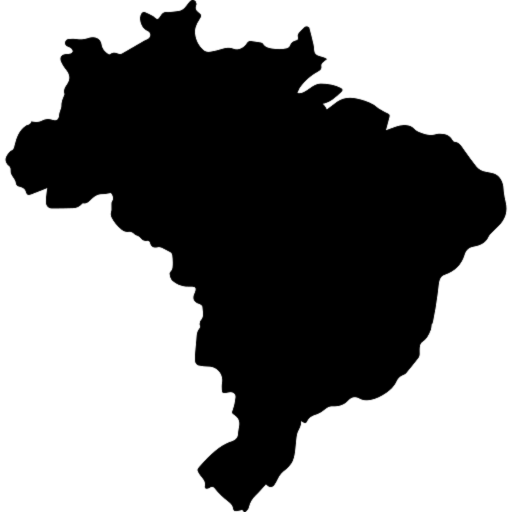
#> input picture assets/brazil.png, 1024 x 1024 px (shown at 1/2 size)
$ python main.py
#> lines starting #> are read from the running program, lines starting #| are printed output that depends on the picture; after the words box and inside, x2 and y2 are one past the last pixel; in counts of white or black regions, pixels touching at a corner belong together
import math
import random
import os
from copy import deepcopy

import matplotlib.pyplot as plt
import numpy as np
from datetime import datetime

from PIL import Image, ImageDraw, ImageFont


class Area:

    def __init__(
            self,
            net_pos: (int, int),
            img_pos: (int, int),
            predator: float = None,
            prey: float = None,
            prey_reproduction_rate_start: float = None,
            prey_reproduction_cycle_freq: float = None,
            predator_eating_rate: float = None,
            predator_dying_rate: float = None,
    ):
        self.id = None
        self.net_pos = net_pos
        self.img_pos = img_pos
        self.predator = (
            predator
            if predator is not None
            else random.uniform(1., 2.)
        )
        self.prey = (
            prey
            if prey is not None
            else random.uniform(1., 10.)
        )
        self.predator_next = self.predator
        self.prey_next = self.prey
        self.neighbors = []
        self.neighbors_2 = []
        self.prey_reproduction_rate_start = (
            prey_reproduction_rate_start
            if prey_reproduction_rate_start is not None
            else random.uniform(1., 5.)
        )
        self.prey_reproduction_cycle_freq = (
            prey_reproduction_cycle_freq
            if prey_reproduction_cycle_freq is not None
            else random.uniform(0.5, 1.) * 2 * np.pi
        )
        self.predator_eating_rate = (
            predator_eating_rate
            if predator_eating_rate is not None
            else random.uniform(0.5, 1.)
        )
        self.predator_dying_rate = (
            predator_dying_rate
            if predator_dying_rate is not None
            else random.uniform(1., 5.)
        )
        self.prey_history = [0, 0, 0, self.prey]
        self.predator_history = [0, 0, 0, self.predator]

    # [20 lines left out: functions hexagon_generator, draw, not called in this run]

    def prey_reproduce_rate(self, t: float):
        return (
            self.prey_reproduction_rate_start *
            (1 + math.sin(self.prey_reproduction_cycle_freq * t))
        )

    def reproduce_interact_basic(self, time: float, time_step: float, data_precision: int):
        t = time
        x = self.prey
        y = self.predator
        a = self.prey_reproduce_rate(t)
        b = self.predator_eating_rate
        c = self.predator_dying_rate
        dt = time_step
        x_next = x * (1 + a * dt - y * dt)
        y_next = y * (1 + b * x * dt - c * dt)
        if x_next < 0:
            x_next = 0
        if y_next < 0:
            y_next = 0
        self.prey = round(x_next, data_precision)
        self.predator = round(y_next, data_precision)
        self.prey_history.pop(0)
        self.prey_history.append(self.prey)
        self.predator_history.pop(0)
        self.predator_history.append(self.predator)

    def reproduce_interact_pro(self, time: float, time_step: float, data_precision: int):
        t = time
        a = self.prey_reproduce_rate(t)
        b = self.predator_eating_rate
        c = self.predator_dying_rate
        dt = time_step
        x_im3 = self.prey_history[1]
        y_im3 = self.predator_history[1]
        x_im2 = self.prey_history[2]
        y_im2 = self.predator_history[2]
        x_im1 = self.prey
        y_im1 = self.predator
        x_i = (3 * x_im1 * dt * (a - y_im1) +
               (9 * x_im1 - 4.5*x_im2 + x_im3)) / 5.5
        y_i = (3 * y_im1 * dt * (b * x_im1 - c) +
               (9 * y_im1 - 4.5*y_im2 + y_im3)) / 5.5
        if x_i < 0:
            x_i = 0
        if y_i < 0:
            y_i = 0
        self.prey = round(x_i, data_precision)
        self.predator = round(y_i, data_precision)
        self.prey_history.pop(0)
        self.prey_history.append(self.prey)
        self.predator_history.pop(0)
        self.predator_history.append(self.predator)

    '''
    def migrate_next(self, time_step: float, data_precision: int,
                     predator_migration_rate: float = 0, prey_migration_rate: float = 0):
        predator_diff = sum([n.predator - self.predator for n in self.neighbors])
        prey_diff = sum([n.prey - self.prey for n in self.neighbors])
        self.predator_next = round(self.predator + predator_migration_rate * predator_diff, data_precision)
        self.prey_next = round(self.prey + prey_migration_rate * prey_diff, data_precision)
        self.t += time_step
    '''

    def initialize_neighbors(self, areas: []):
        self.neighbors.clear()
        neighbor_positions: [] = self.calculate_neighbor_positions()
        for a in areas:
            if a.net_pos in neighbor_positions:
                self.neighbors.append(a)
        return self.neighbors

    def calculate_neighbor_positions(self) -> []:
        net_x, net_y = self.net_pos
        return [
            (net_x, net_y - 1),
            (net_x, net_y + 1),
            (net_x - 1, net_y + net_x % 2 - 1),
            (net_x - 1, net_y + net_x % 2),
            (net_x + 1, net_y + net_x % 2 - 1),
            (net_x + 1, net_y + net_x % 2)
        ]

    def calculate_neighbours_2(self):
        self.neighbors_2.clear()
        for neighbor in self.neighbors:
            for neighbor_2 in neighbor.neighbors:
                if neighbor_2 is not self and neighbor_2 not in self.neighbors and neighbor_2 not in self.neighbors_2:
                    self.neighbors_2.append(neighbor_2)

    def __str__(self):
        return f'{self.predator}, {self.prey}, {self.net_pos}, {self.img_pos}, {[n.net_pos for n in self.neighbors]}'


class PredatorPreyRunResult:
    def __init__(self, area: Area, time_precision: int, data_precision: int):
        self.area_id = area.id
        self.predator0 = area.predator
        self.prey0 = area.prey
        self.a0 = area.prey_reproduction_rate_start
        self.b = area.predator_eating_rate
        self.c = area.predator_dying_rate
        self.w_coef = area.prey_reproduction_cycle_freq
        self.time_precision = time_precision
        self.data_precision = data_precision
        self.predator = []
        self.prey = []
        self.t = []
        self.plt = None
        self.fig_num = None

    def add_figure(self, p: plt, fig_num: int, prey_label: str = "Жертвы", predator_label: str = "Хищники"):
        self.plt = plt
        self.fig_num = fig_num
        t = self.t
        prey = self.prey
        predator = self.predator
        prey0 = self.prey0
        predator0 = self.predator0
        area_id = self.area_id
        time_precision = self.time_precision
        data_precision = self.data_precision
        a0 = self.a0
        b = self.b
        c = self.c
        w_coef = self.w_coef

        p.figure(fig_num)
        p.plot(t, prey, label=prey_label)
        p.plot(t, predator, label=predator_label)
        p.xticks(np.arange(0, max(t), max(t) / 20), rotation=90, fontsize=10)
        p.grid(True)
        p.legend()
        p.title(
            f'Area {area_id}\n' +
            f'(x0 = {round(prey0, 2)}, y0 = {round(predator0, 2)},' +
            f' a0 = {round(a0, 2)}, b = {round(b, 2)}, c = {round(c, 2)} w = {round(w_coef, 2)} * π)\n' +
            f'(Порядок точности: по времени - {time_precision}, по численности - {data_precision})',
            fontsize=10
        )
        p.xlabel('Время', fontsize=14)
        p.ylabel('Численность', fontsize=14)

    # [7 lines left out: function add_plot, not called in this run]


class PredatorPreySimulation:
    def __init__(
            self,
            hexagon_width: int = 120,
            predator_migration_rate: float = 0.,
            prey_migration_rate: float = 0.,
    ):
        self.areas: [Area] = []
        self.output_directory: str = "./result"
        self.img_width = 0
        self.img_height = 0
        self.hexagon_width = hexagon_width
        self.hexagon_height: int = math.floor(
            self.hexagon_width * math.sin(math.pi / 3))
        self.hexagon_column_offset_y: int = self.hexagon_height // 2
        self.run_result = dict()
        self.predator_migration_rate = predator_migration_rate
        self.prey_migration_rate = prey_migration_rate
        self.predator_migration_matrix = None
        self.prey_migration_matrix = None
        self.steps = None
        self.time_precision = None
        self.data_precision = None
        self.render = None
        self.render_step_period = None

    def initialize_areas_with_image(self, img_path):
#> called with img_path = './assets/brazil.png'
        with Image.open(img_path) as im:
#> im is the input picture: PIL image 1024x1024 RGBA; mean R, G, B, A 139.4, 139.4, 139.4, 255
            img_bw = im.convert("1")
#> img_bw: PIL image 1024x1024 1; 54.7% white; 84 black regions (83 under 20 px), largest, box (x1, y1, x2, y2) and area: (10, 0, 1014, 1024) 475171
            self.img_width, self.img_height = im.size
#> self.img_width = 1024; self.img_height = 1024
            net_measure_x = self.hexagon_width * 3 // 4
            net_measure_y = self.hexagon_height
            net_width = math.ceil(self.img_width / net_measure_x)
#> net_width = 12
            net_height = math.ceil(self.img_height / net_measure_y)
#> net_height = 10

            self.areas = []
            for net_x in range(0, net_width, 1):
                for net_y in range(0, net_height, 1):
                    img_x = net_x * net_measure_x
                    img_y = net_y * net_measure_y + \
                        self.hexagon_column_offset_y * (net_x % 2)
                    if (img_x < img_bw.width and img_y < img_bw.height
                            and self.is_pixel_black(img_bw, (img_x, img_y))):
                        self.areas.append(Area((net_x, net_y), (img_x, img_y)))

            for a in self.areas:
                a.initialize_neighbors(self.areas)
            for a in self.areas:
                a.calculate_neighbours_2()

    @staticmethod
    def is_pixel_black(img_bw, xy: (int, int)) -> bool:
        return img_bw.getpixel(xy) == 0

    def set_output_directory(self, output_directory):
        self.output_directory = output_directory

    def add_run_result(self, a: Area, t: int):
        self.run_result[a.id].predator.append(a.predator)
        self.run_result[a.id].prey.append(a.prey)
        self.run_result[a.id].t.append(t)

    def initialize_run_result(self, time_precision: int, data_precision: int):
        self.run_result = dict()
        for i in range(len(self.areas)):
            a = self.areas[i]
            a.id = i
            self.run_result[i] = PredatorPreyRunResult(
                a, time_precision, data_precision)

    def set_area_parameters(
            self,
            predator: float,
            prey: float,
            prey_reproduction_rate_start: float,
            prey_reproduction_cycle_freq: float,
            predator_eating_rate: float,
            predator_dying_rate: float,
            all_areas: bool,
            set_area_id: int
    ):
        if all_areas:
            a_list = self.areas
        else:
            a_list = [self.areas[set_area_id]]

        for a in a_list:
            a.predator = predator
            a.prey = prey
            a.prey_reproduction_rate_start = prey_reproduction_rate_start
            a.prey_reproduction_cycle_freq = prey_reproduction_cycle_freq
            a.predator_eating_rate = predator_eating_rate
            a.predator_dying_rate = predator_dying_rate

    def get_migration_matrix(self, migration_rate: float, time_step: float):
        matrix = np.zeros((len(self.areas), len(self.areas)),
                          int).astype('float')
        for area in self.areas:
            matrix[area.id][area.id] = 1. + float(len(area.neighbors)) * migration_rate * time_step +\
                float(len(area.neighbors_2)) * migration_rate * time_step
            for neighbour in area.neighbors:
                matrix[area.id][neighbour.id] = - \
                    1. * migration_rate * time_step
            for neighbour_2 in area.neighbors_2:
                matrix[area.id][neighbour_2.id] = - \
                    1. * migration_rate * time_step
        return matrix

    def initialize_migration_matrices(self, time_step: float):
        self.predator_migration_matrix = self.get_migration_matrix(
            self.predator_migration_rate, time_step)
        self.prey_migration_matrix = self.get_migration_matrix(
            self.prey_migration_rate, time_step)

    def migrate(self):
        prey_old = [a.prey for a in self.areas]
        predator_old = [a.predator for a in self.areas]
        prey_new = np.linalg.solve(self.prey_migration_matrix, prey_old)
        predator_new = np.linalg.solve(
            self.predator_migration_matrix, predator_old)
        for i in range(0, len(self.areas)):
            self.areas[i].prey = prey_new[i]
            self.areas[i].predator = predator_new[i]

    # [13 lines left out: function render_step, not called in this run]

    @staticmethod
    def get_condition_number(matrix):
        return np.linalg.cond(matrix, 2)

    def prepare_areas(self, time_step: float, data_precision: int):
        # 6 - это порядок (по 3 шага для точности по времени) точности по времени, прединициализируем начальные шаги
        # для разностной схемы из 4 точек
        time = 0
        for step in range(0, 6):
            if step % 2 == 0:
                for a in self.areas:
                    a.reproduce_interact_basic(time, time_step, data_precision)
            else:
                self.migrate()

            time += time_step
            for a in self.areas:
                self.add_run_result(a, time)
        return time

    def run(self, steps: int, time_precision: int, data_precision: int,
            render: bool, render_step_period: int):

        self.steps = steps
        self.time_precision = time_precision
        self.data_precision = data_precision
        self.render = render
        self.render_step_period = render_step_period

        time_step = math.pow(10, -time_precision)
        self.initialize_run_result(time_precision, data_precision)
        self.initialize_migration_matrices(time_step)

        self.print_migration_matrix_abstraction()

        time = self.prepare_areas(time_step, data_precision)

        for a in self.areas:
            self.add_run_result(a, time)

        prey_condition_number = self.get_condition_number(
            self.prey_migration_matrix)
        predator_condition_number = self.get_condition_number(
            self.predator_migration_matrix)

        print("Число обусловленности для миграции жертв : ", prey_condition_number)
        print("Число обусловленности для миграции хищников : ",
              predator_condition_number)

        run_directory = "result"

        if render:
            run_datetime = datetime.now().strftime("%Y-%m-%d_%H-%M-%S")
            run_directory = os.path.join(
                self.output_directory, f'run_{run_datetime}')
            os.mkdir(run_directory)

        for step in range(0, steps):
            if step % 2 == 0:
                for a in self.areas:
                    a.reproduce_interact_pro(time, time_step, data_precision)
            else:
                self.migrate()

            time += time_step
            for a in self.areas:
                self.add_run_result(a, time)
            if render and step % render_step_period == 0:
                self.render_step(f'{run_directory}/step_{step}.jpg')

    def rerun(self):
        self.run(
            steps=self.steps,
            time_precision=self.time_precision,
            data_precision=self.data_precision,
            render=self.render,
            render_step_period=self.render_step_period
        )

    def get_run_result(self, area_id: int):
        return self.run_result[area_id]

    def print_migration_matrix_abstraction(self):
        # [9 lines of commented-out code are left out]

        for area in range(len(self.prey_migration_matrix)):
            neighbors = np.sort(np.nonzero(
                self.prey_migration_matrix[area]))[0]
            next_step = f'&\\left(1+{len(neighbors) - 1}vdt\\right)x^{{n+2}}_{{{area}}}'
            for neighbour in neighbors:
                if neighbour != area:
                    next_step += f'-vx^{{n+2}}_{{{neighbour}}}dt'
            next_step += f'=x^{{n+1}}_{{{area}}}\\\\'
            print(next_step)


if __name__ == '__main__':
    simulation = PredatorPreySimulation(
        120, predator_migration_rate=0.1, prey_migration_rate=0.1)
    simulation.initialize_areas_with_image('./assets/brazil.png')
    simulation.set_output_directory('result')

    # Сохраняем параметры запуска для последующего моделирования из тех же условий
    saved_areas: [Area] = deepcopy(simulation.areas)

    # Опция render, включает запись модели в виде изображения каждые render_step_period шагов моделирования
    simulation.run(steps=2500, time_precision=2, data_precision=3,
                   render=False, render_step_period=100)
#> after the loop in get_migration_matrix, `for area in self.areas:`:
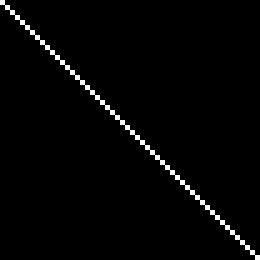
#> matrix: shape (52, 52) float64 (shown 5 times larger); min -0.001, max 1.02, mean 0.0192; drawn with min black and max white

    focused_areas = [30, 8, 32]

    # Строим базовые графики для выбранных областей
    simulation.get_run_result(30).add_figure(plt, 0)  # 2 neighbours
    simulation.get_run_result(8).add_figure(plt, 1)  # 4 neighbours
    simulation.get_run_result(32).add_figure(plt, 2)  # 6 neighbours

    # Строим общие графики для выбранных и областей и их соседей в схожих условиях смежности
    simulation.get_run_result(30).add_figure(
        plt, 3, "Жертвы - 30", "Хищники - 30")  # 2 neighbours
    simulation.get_run_result(21).add_figure(
        plt, 3, "Жертвы - 21", "Хищники - 21")  # 2 neighbours
    simulation.get_run_result(8).add_figure(
        plt, 4, "Жертвы - 8", "Хищники - 8")  # 4 neighbours
    simulation.get_run_result(13).add_figure(
        plt, 4, "Жертвы - 13", "Хищники - 13")  # 4 neighbours
    simulation.get_run_result(32).add_figure(
        plt, 5, "Жертвы - 32", "Хищники - 32")  # 6 neighbours
    simulation.get_run_result(33).add_figure(
        plt, 5, "Жертвы - 33", "Хищники - 33")  # 6 neighbours

    # Создаём базовые графики для сравнения значений после изменения условий моделирования
    simulation.get_run_result(30).add_figure(
        plt, 6, "Жертвы_def", "Хищники_def")  # 2 neighbours
    simulation.get_run_result(8).add_figure(
        plt, 7, "Жертвы_def", "Хищники_def")  # 4 neighbours
    simulation.get_run_result(32).add_figure(
        plt, 8, "Жертвы_def", "Хищники_def")  # 6 neighbours

    # Сохраняем первые результаты моделирования для последующего сравнения
    def_run_results: dict = {}
    for id in focused_areas:
        def_run_results[id] = simulation.get_run_result(id)

    # Задаём для симуляции такие же условия, как и при первом запуске
    simulation.areas = deepcopy(saved_areas)

    # Изменяем стартовые условия выбранных зон
    for id in focused_areas:
        simulation.set_area_parameters(
            predator=saved_areas[id].predator * 1.1,
            prey=saved_areas[id].prey * 1.1,
            prey_reproduction_rate_start=saved_areas[id].prey_reproduction_rate_start * 1.1,
            prey_reproduction_cycle_freq=saved_areas[id].prey_reproduction_cycle_freq,
            predator_eating_rate=min(
                saved_areas[id].predator_eating_rate * 1.1, 1.),
            predator_dying_rate=saved_areas[id].predator_dying_rate * 1.1,
            all_areas=False,
            set_area_id=id
        )

    # Запуск симуляции при заданных условиях
    simulation.rerun()

    # Добавляем на ранее созданные графики результаты моделирования после внесения изменений
    simulation.get_run_result(30).add_figure(
        plt, 6, "Жертвы_new", "Хищники_new")  # 2 neighbours
    simulation.get_run_result(8).add_figure(
        plt, 7, "Жертвы_new", "Хищники_new")  # 4 neighbours
    simulation.get_run_result(32).add_figure(
        plt, 8, "Жертвы_new", "Хищники_new")  # 6 neighbours

    #  Вычисляем среднее значение разницы для запуска с внесёнными изменениями
    for id in focused_areas:
        print(id, np.mean(np.array(simulation.get_run_result(id).predator) - np.array(def_run_results[id].predator)),
              np.mean(np.array(simulation.get_run_result(id).prey) - np.array(def_run_results[id].prey)))
    plt.show()
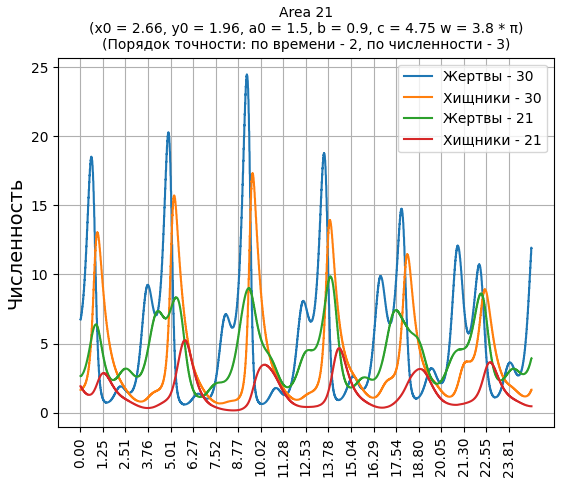
#> figure drawn by matplotlib, 1 panel
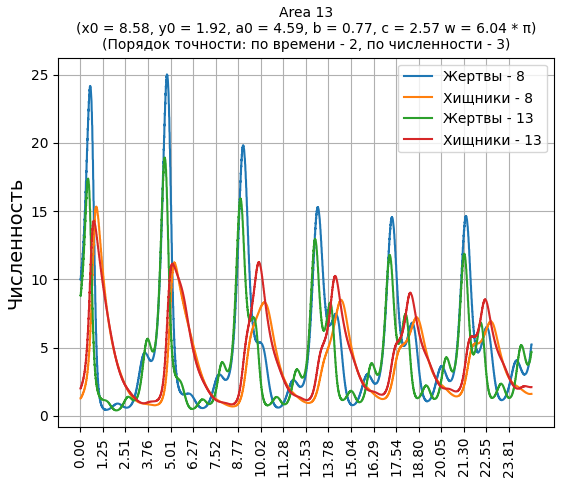
#> figure drawn by matplotlib, 1 panel
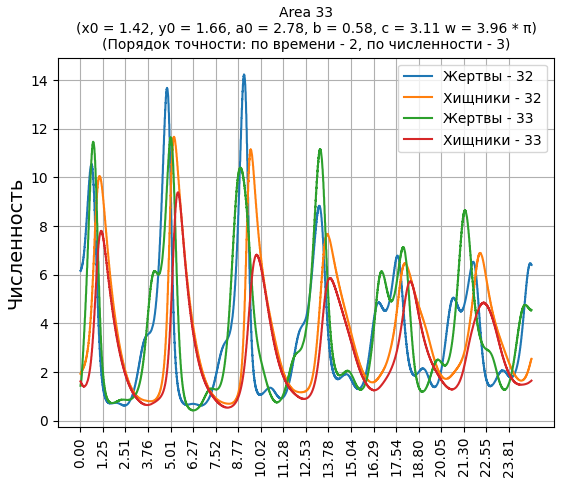
#> figure drawn by matplotlib, 1 panel
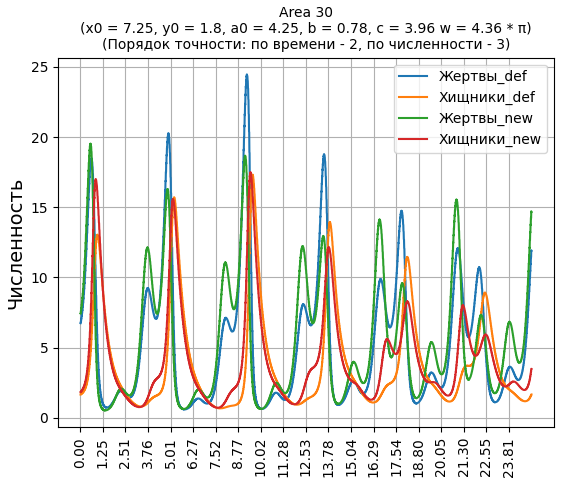
#> figure drawn by matplotlib, 1 panel
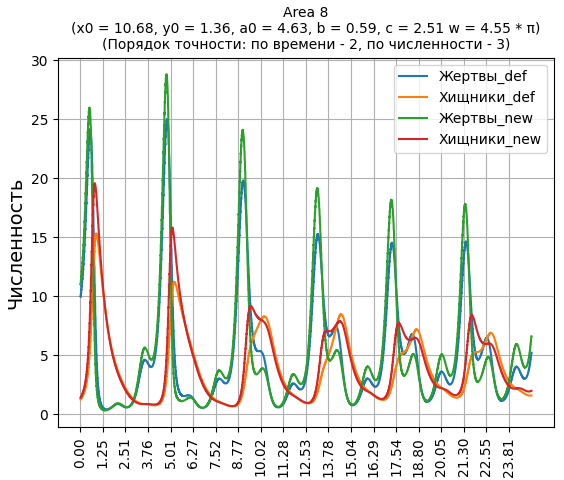
#> figure drawn by matplotlib, 1 panel
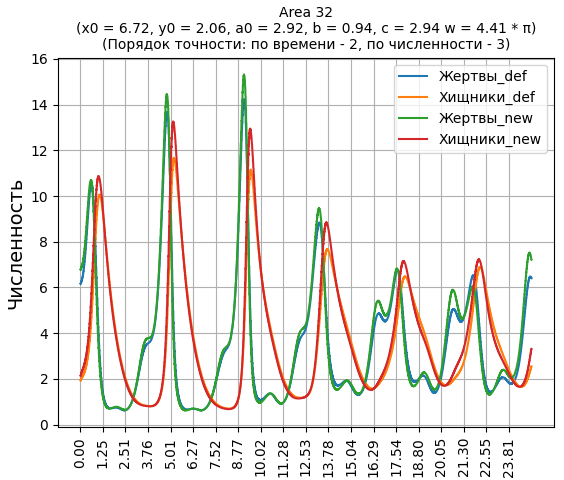
#> figure drawn by matplotlib, 1 panel
